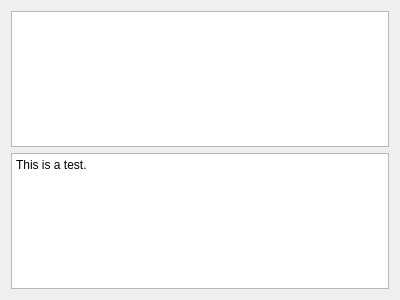
<?xml version="1.0" encoding="UTF-8"?>
<ui version="4.0">
 <class>filelist</class>
 <widget class="QWidget" name="filelist">
  <property name="geometry">
   <rect>
    <x>0</x>
    <y>0</y>
    <width>400</width>
    <height>300</height>
   </rect>
  </property>
  <property name="windowTitle">
   <string>Form</string>
  </property>
  <layout class="QHBoxLayout" name="horizontalLayout">
   <item>
    <layout class="QGridLayout" name="gridLayout">
     <item row="0" column="0">
      <widget class="QListWidget" name="listWidget"/>
     </item>
     <item row="1" column="0">
      <widget class="QTextEdit" name="textEdit">
       <property name="html">
        <string>&lt;!DOCTYPE HTML PUBLIC &quot;-//W3C//DTD HTML 4.0//EN&quot; &quot;http://www.w3.org/TR/REC-html40/strict.dtd&quot;&gt;
&lt;html&gt;&lt;head&gt;&lt;meta name=&quot;qrichtext&quot; content=&quot;1&quot; /&gt;&lt;style type=&quot;text/css&quot;&gt;
p, li { white-space: pre-wrap; }
&lt;/style&gt;&lt;/head&gt;&lt;body style=&quot; font-family:'Sans Serif'; font-size:9pt; font-weight:400; font-style:normal;&quot;&gt;
&lt;p style=&quot; margin-top:0px; margin-bottom:0px; margin-left:0px; margin-right:0px; -qt-block-indent:0; text-indent:0px;&quot;&gt;This is a test.&lt;/p&gt;&lt;/body&gt;&lt;/html&gt;</string>
       </property>
      </widget>
     </item>
    </layout>
   </item>
  </layout>
 </widget>
 <resources/>
 <connections/>
</ui>
